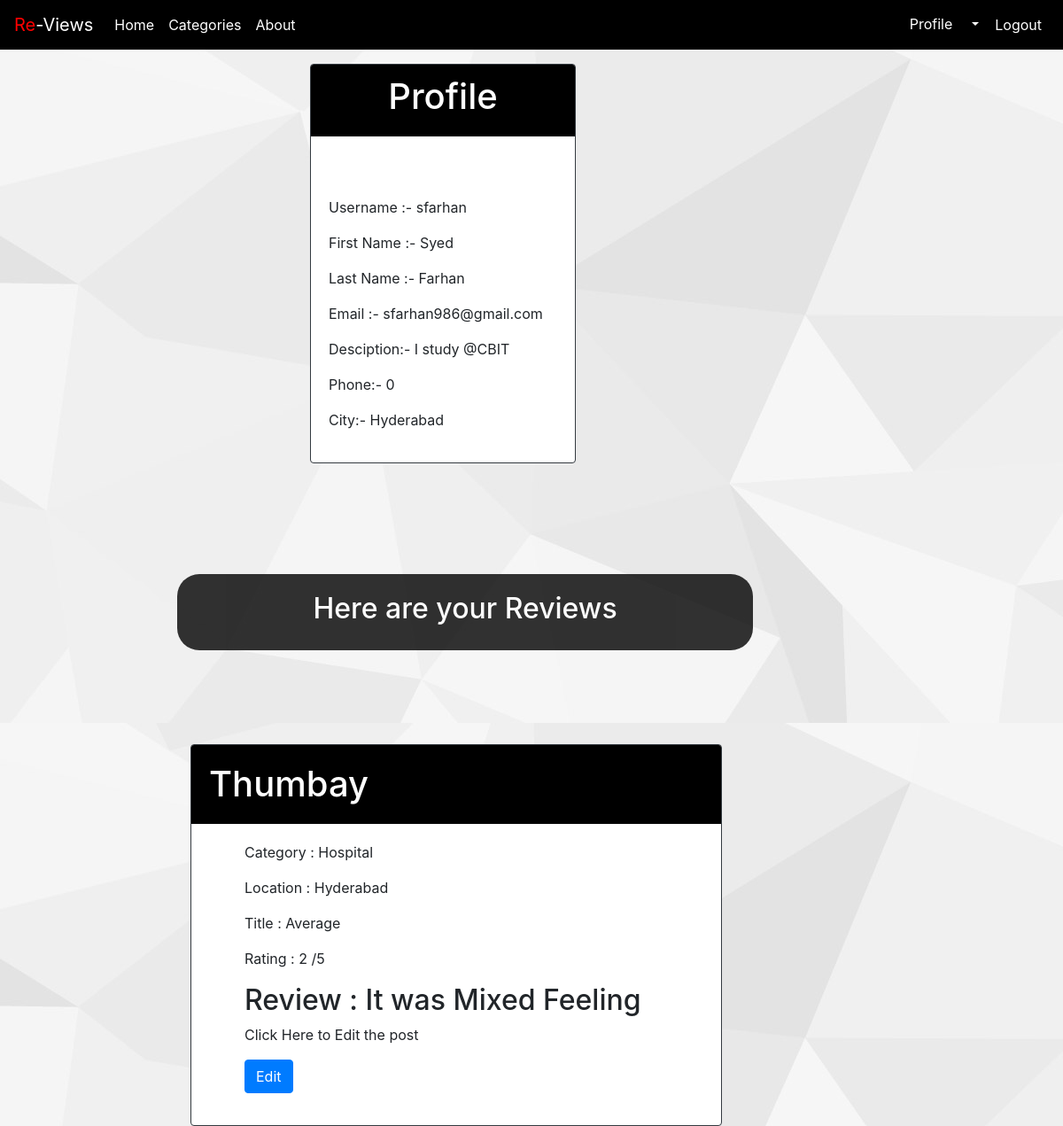
The app's page /accounts/profile/ (signed in) with its own data.
### acoounts/models.py (models this page shows, shortened)
class UserProfile(models.Model):
    user = models.OneToOneField(User , on_delete=models.CASCADE )
    description = models.CharField(max_length=100, default='')
    city = models.CharField(max_length=100 , default='')
    website = models.URLField(default='')
    phone = models.IntegerField(default=0)
    image = models.ImageField(upload_to='profile_image',blank=True)

### forum/models.py (models this page shows, shortened)
class Bang(models.Model):
	user = models.ForeignKey(User, on_delete=models.CASCADE)
	category = models.ForeignKey(Category, blank=True, on_delete=models.CASCADE, null=True)
	name = models.CharField(max_length=50, default='')
	title = models.CharField(max_length=50, default='')
	review = models.TextField(max_length=80, default='')
	rating = models.IntegerField(
			default=1,
			validators = [MaxValueValidator(5), MinValueValidator(1)]
		)
	created_at = models.DateTimeField(auto_now_add=True)
	location = models.CharField(max_length=80, default='')

class Category(models.Model):
	CHOICES=(
		('Hospital','Hospital'),
		('College','College'),
		('Hotel','Hotel'),
		('Restaurants','Restaurants'),
		('Movies','Movies'),
		)
	cat=models.CharField(max_length=20,choices=CHOICES)
	imgg=models.ImageField(upload_to='cat_pic', blank=True)
	def __str__(self):
		return self.cat

### acoounts/views.py (the view)
# urls.py: path('profile/', views.profile, name='profile'),
@login_required
def profile(request):
    horse=Bang.objects.filter(user=request.user)
    args={'user': request.user, 'horse':horse}
    return render(request, 'acoounts/profile.html', args)

### acoounts/templates/acoounts/profile.html (shortened to what this page needs)
{% extends 'base.html' %}
{% block body %}
{% load static %}
<link rel="stylesheet" type="text/css" href="{% static 'acoounts/prof.css' %}">
<br>
<br>
<br>
<div class="card border-dark mb3">
    <div class="card-header" style="background-color:black;color:white"><h1 style="text-align:center">Profile</h1></div>
    <div class="container" style="padding:20px">
    <br>
    <br>
    <p>Username :- {{ user.username }}</p>
    <p>First Name :- {{ user.first_name }}</p>
    <p>Last Name :- {{ user.last_name }}</p>
    <p>Email :- {{ user.email }}</p>
    <p>Desciption:- {{ user.userprofile.description }}</p>
    <p>Phone:- {{ user.userprofile.phone }}</p>
    <p>City:- {{ user.userprofile.city }}</p>
    </div>
</div>
<br>
<br>
<br>
<br>
<br>
<br>
<br>
<br>
<br>
<br>
<br>
<br>
<br>
<br>
<br>
<br>
<br>
<br>
<br>
<br>
<br>
<br>
<br>
<br>
<div class="cont" style="border-radius: 25px;opacity:0.8;background-color:black;color:white;width: 650px;right: 350px;position: absolute;padding: 20px">
	<h2 style="text-align:center">Here are your Reviews</h2>
</div>
{% for review in horse %}
<br>
<br>
<br>
<div class="row">
	<div class="col">
		<br>
		<br>
		<br>
		<br>
		<br>
		<div class="card border-dark mb3" style="width:600px;position:absolute;right: 400px">
			<div class="card-header" style="background-color:black;color:white"><h1 style="text-align:center"><h1>{{ review.name }}</h1></div>
			<div class="contt" style="padding:20px">
		<ul>
			<p>Category : {{ review.category }}</p>
			<p>Location : {{ review.location }}</p>
			<p>Title : {{ review.title }}</p>
			<p>Rating : {{ review.rating }} /5</p>
			<h2>Review : {{ review.review }}</h2>
			<p>Click Here to Edit the post</p>
			<a href="{% url "rev_update" review.id %}"><button class="btn btn-primary">Edit</button></a>
			<br>
		        </div>
		</div>
	</div>
</div>
<br>
<br>
<br>
<br>
<br>
<br>
<br>
<br>
<br>
<br>
<br>
<br>
<br>
{% endfor %}
{% endblock %}

### acoounts/templates/base.html (shortened to what this page needs)
<!DOCTYPE html>
<html>
<head>
        <link rel="stylesheet" href="https://stackpath.bootstrapcdn.com/bootstrap/4.3.1/css/bootstrap.min.css">
</head>
<body>
{% load static %}
<link rel="stylesheet" type="text/css" href="{% static 'acoounts/ma.css' %}">
            <nav class="navbar  fixed-top navbar-expand-md navbar-dark" style=background-color:black>
                <a class="navbar-brand" href="/forum"><span style="color:red">Re</span>-Views</a>
                <div class="collapse navbar-collapse" id="navbarsExample04">
                    {% if user.is_authenticated %}
                    <ul class="navbar-nav mr-auto">
                        <li class="nav-item">
                            <a class="nav-link active" href="/forum/">Home</a>
			</li>
			<li class="nav-item">
				<a class="nav-link active" href="/forum/category">Categories</a>
			 </li>
			<li class="nav-item">
				<a class="nav-link active" href="/forum/about">About</a>
			</li>
                    </ul>
                        <ul class="navbar-nav ml-auto">
				<li class="nav-item">
					      <div class="btn-group">
						      <a href="/accounts/profile"><button type="button" class="btn" style="color:white">Profile</button></a>
						      <button type="button" class="btn  dropdown-toggle dropdown-toggle-split" style="color: white" data-toggle="dropdown" aria-haspopup="true" aria-expanded="false">
						      </button>
				</li>
				<li class="nav-item">
						<a class="nav-link active" href="/accounts/logout">Logout</a>
				</li>
                        </ul>
                          {% endif %}
                </div>
              </nav>
    {% block body %}{% endblock %}
</body>
</html>

### acoounts/static/acoounts/ma.css (style rules this page uses)
body { background-image: url('back9.jpg'); }

### acoounts/static/acoounts/prof.css (style rules this page uses)
.card { position: absolute; right: 550px; width: 300px; }

### records on screen
Bang: name "Thumbay", category "Hospital", location "Hyderabad", title "Average", rating "2", review "It was Mixed Feeling"

### other values on screen
{{ user.username }} "sfarhan"
{{ user.first_name }} "Syed"
{{ user.last_name }} "Farhan"
{{ user.email }} "sfarhan986@gmail.com"
{{ user.userprofile.description }} "I study @CBIT"
{{ user.userprofile.phone }} "0"
{{ user.userprofile.city }} "Hyderabad"
